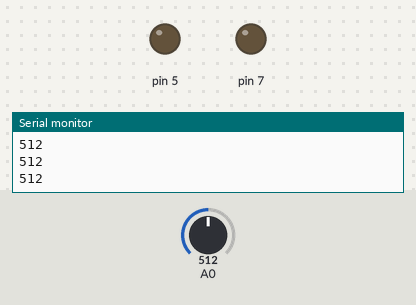
Recording of a sketch running on a simulated Arduino Uno, built with avr-gcc and run on an emulated ATmega328P. Parts: output pins drawn as LEDs (lit = HIGH), the last lines printed to the serial monitor. The inputs (shaded band) are chosen by the test bench; at power-on: A0 = 512.

Above: at 1.2 s.
1.3 s: A0 set to 585
2.8 s: A0 set to 614
At 4.0 s:
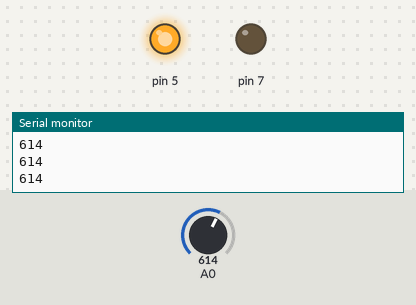
4.3 s: A0 set to 690
5.8 s: A0 set to 715
At 6.7 s:
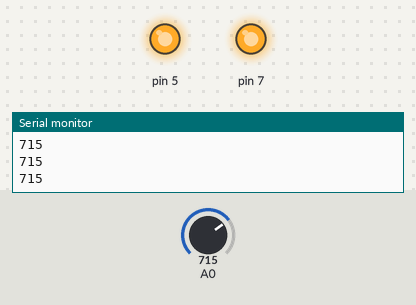
7.3 s: A0 set to 590
At 8.0 s:
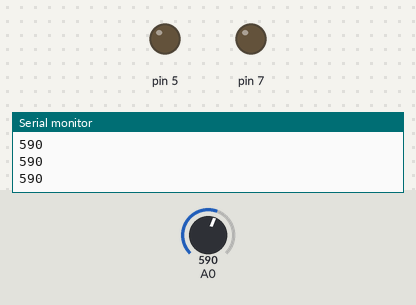
8.8 s: A0 set to 610
At 10.1 s:
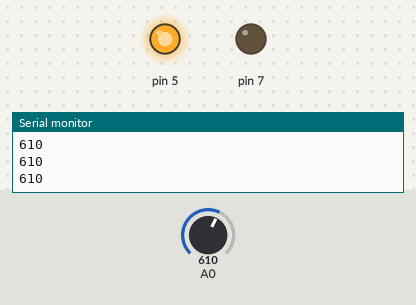
Timing chart, 0 to 11.3 s (numbered marks = the images above; inputs shaded):
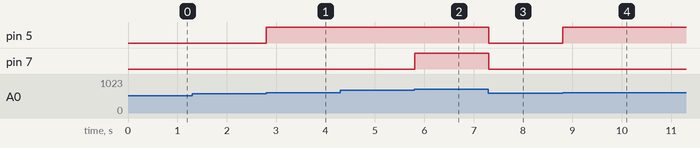

Measured:
- the behaviour switches between 599 and 600 on A0 (found by bisection; images 0 and 1)
- the behaviour switches between 699 and 700 on A0 (found by bisection; images 1 and 2)
- after the input at 2.8 s, pin 5: LOW → HIGH at once
- after the input at 5.8 s, pin 7: LOW → HIGH at once
- after the input at 7.3 s, pin 5, pin 7: HIGH → LOW at once
- after the input at 8.8 s, pin 5: LOW → HIGH at once

The sketch:

lab3.ino
```cpp
int smoke_sensor=0;
void setup(){
  pinMode(5,OUTPUT);
  pinMode(7,OUTPUT);
  pinMode(A0,INPUT);
  Serial.begin(9600);
}
void loop(){
  smoke_sensor=analogRead(A0);
  Serial.println(smoke_sensor);
  if(smoke_sensor>=600){
    digitalWrite(5,HIGH);
  }
  else{
    digitalWrite(5,LOW);
  }
  if(smoke_sensor>=700){
    digitalWrite(7,HIGH);
  }
  else{
    digitalWrite(7,LOW);
  }
  delay(10);
}
```
